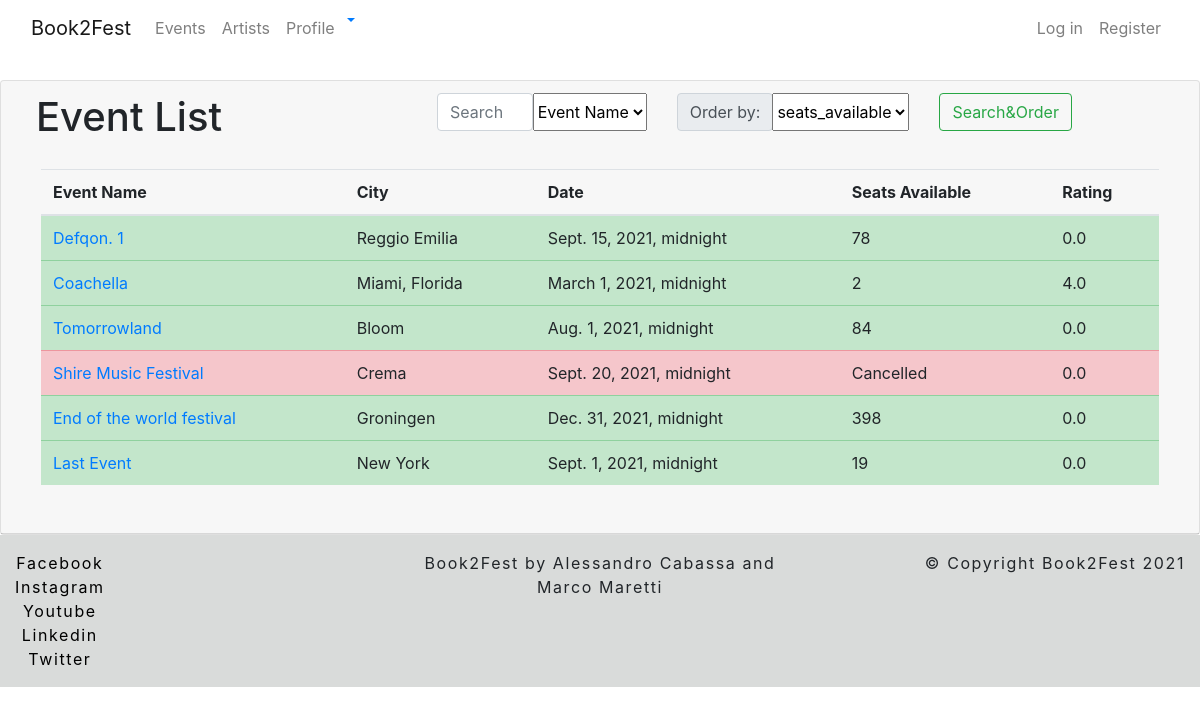
Page /book2fest/event/list on the earlier database version.
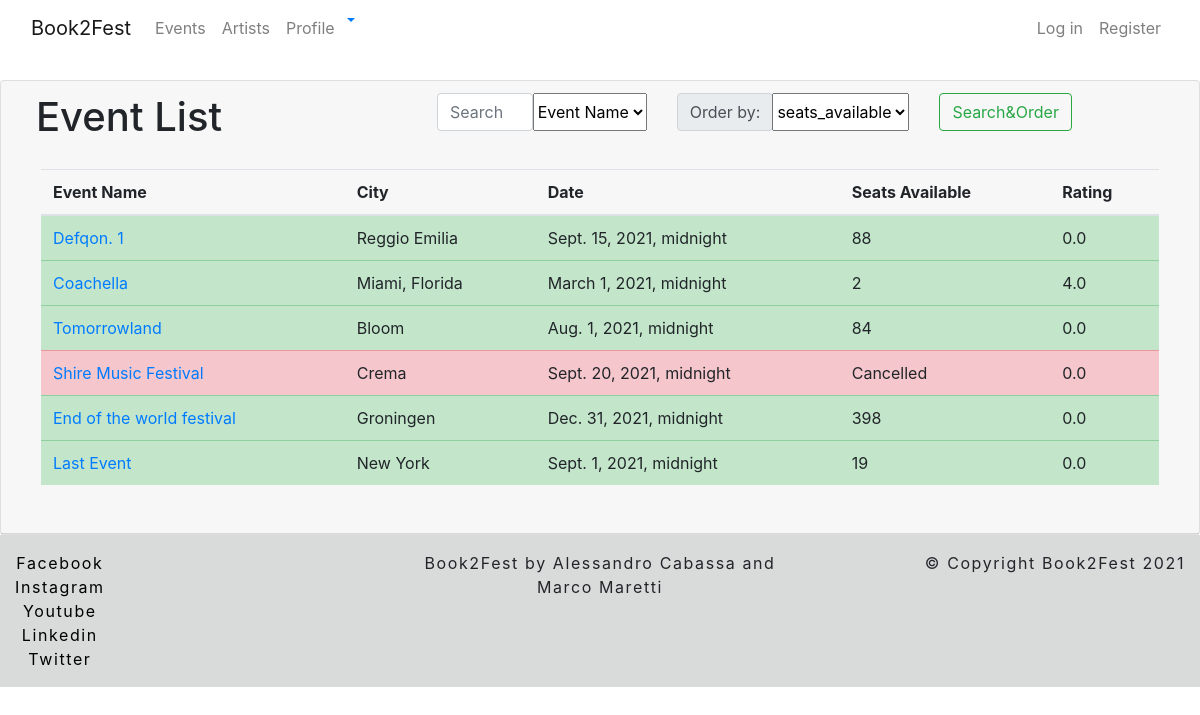
Same page on the later database version.
### book2fest/models.py (models this page shows, shortened)
class EventProfile(models.Model):
    user = models.ForeignKey(OrganizerProfile, related_name='event_user', on_delete=models.CASCADE)
    event_name = models.CharField(max_length=60)
    brief_description = models.TextField()
    description = models.TextField()
    artist_list = models.ManyToManyField(Artist)
    city = models.CharField(max_length=32)
    province = models.CharField(max_length=2)
    cap = models.CharField(max_length=5)
    country = models.CharField(max_length=32)
    address = models.CharField(max_length=32)
    how_to_reach = models.CharField(max_length=300)
    max_capacity = models.IntegerField()
    seats_available = models.IntegerField(default=None, blank=True, null=True)
    avg_rating = models.FloatField(default=None, blank=True, null=True)
    event_start = models.DateTimeField()
    event_end = models.DateTimeField()
    services = models.ManyToManyField(Service)
    cancelled = models.BooleanField(default=False)
    @property
    def is_past(self):
        return date.today() > self.event_end

### book2fest/views.py (the view, shortened to what this page needs)
# urls.py: path('event/list', EventList.as_view(), name='event-list'),
class EventList(ListView):
    model = EventProfile
    template_name = "book2fest/event/list.html"
    def get_queryset(self):
        result = super(EventList, self).get_queryset()
        query = self.request.GET.get('search', None)
        filter = self.request.GET.get('search-filter', None)
        return result
    def get_ordering(self):
        ordering = self.request.GET.get('order-filter')
        if ordering == "avg_rating":
            ordering = "-avg_rating"
        if ordering == "seats_available":
            ordering = "-seats_available"
        return ordering
    def get_context_data(self, *, object_list=None, **kwargs):
        context = super(EventList, self).get_context_data(**kwargs)
        context['order_filters'] = ['event_name', 'event_start', 'avg_rating', 'seats_available']
        try:
            for event in self.object_list:
                event.seats_available = get_seat_available(event.pk)
                event_seats = Seat.objects.all().filter(event=event.pk)
                event_tickets = Ticket.objects.all().filter(seat__in=event_seats)
                qs = Review.objects.filter(ticket__in=event_tickets).aggregate(Avg('rating'))
                if not qs.get('rating__avg'):
                    event.avg_rating = 0.0
                else:
                    event.avg_rating = qs.get('rating__avg')
                event.save()
            if not isinstance(self.request.user, AnonymousUser):
                context['organizer'] = OrganizerProfile.objects.get(user=self.request.user)
        except ObjectDoesNotExist:
            context['organizer'] = None
        return context

### book2fest/views.py (called while the page is built)
def get_seat_available(event_id):
    if event_id:
        return Seat.objects.all().filter(event=event_id, available=True).count()
    else:
        return None

### book2fest/templates/book2fest/event/list.html (shortened to what this page needs)
{% extends 'base_list.html' %}
{% block content_title %}Event List{% endblock %}
{% block thead %}
    <th>Event Name</th>
    <th>City</th>
    <th>Date</th>
    <th>Seats Available</th>
    <th>Rating</th>
{% endblock %}
{% block tbody %}
    {% for event in object_list  %}
        {% if event.available == 0 or event.cancelled or event.is_past%}
            <tr class="table-danger">
                {% else %}
            <tr class="table-success">
        {% endif %}
    <td><a href="{% url 'book2fest:event-detail' event.pk %}">{{ event.event_name }}</a></td>
    <td>{{ event.city }}</td>
    <td>{{ event.event_start }}</td>
    {% if event.cancelled %}
        <td>Cancelled</td>
    {% else %}
        <td>{{ event.seats_available}}</td>
    {% endif %}
    <td>{{event.avg_rating}}</td>
    </tr>
    {% endfor %}
{% endblock %}

Differences in the rows shown:
changed EventProfile "Defqon. 1": seats_available "78" → "88"
